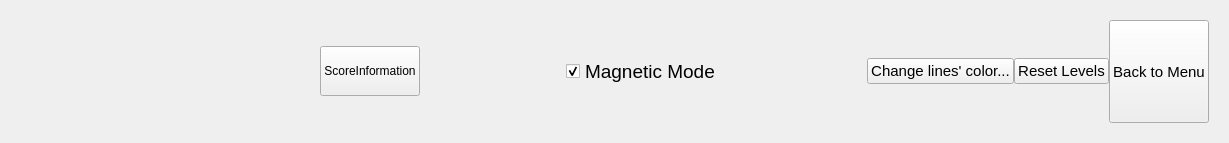
<?xml version="1.0" encoding="UTF-8"?>
<ui version="4.0">
 <class>EulerGraphsInfoAndOptionsWidget</class>
 <widget class="QWidget" name="EulerGraphsInfoAndOptionsWidget">
  <property name="geometry">
   <rect>
    <x>0</x>
    <y>0</y>
    <width>1229</width>
    <height>143</height>
   </rect>
  </property>
  <property name="windowTitle">
   <string>Form</string>
  </property>
  <layout class="QHBoxLayout" name="horizontalLayout_2">
   <item>
    <widget class="QWidget" name="EGInfoAndOptionsMainWidget" native="true">
     <layout class="QHBoxLayout" name="horizontalLayout_3">
      <item>
       <layout class="QHBoxLayout" name="horizontalLayout">
        <property name="spacing">
         <number>0</number>
        </property>
        <item>
         <widget class="QLabel" name="EGstateLabel">
          <property name="sizePolicy">
           <sizepolicy hsizetype="MinimumExpanding" vsizetype="Minimum">
            <horstretch>0</horstretch>
            <verstretch>0</verstretch>
           </sizepolicy>
          </property>
          <property name="minimumSize">
           <size>
            <width>300</width>
            <height>0</height>
           </size>
          </property>
          <property name="maximumSize">
           <size>
            <width>0</width>
            <height>16777215</height>
           </size>
          </property>
          <property name="font">
           <font>
            <pointsize>14</pointsize>
           </font>
          </property>
          <property name="text">
           <string/>
          </property>
          <property name="wordWrap">
           <bool>true</bool>
          </property>
         </widget>
        </item>
        <item>
         <widget class="QPushButton" name="EGInformationButton">
          <property name="minimumSize">
           <size>
            <width>100</width>
            <height>50</height>
           </size>
          </property>
          <property name="text">
           <string>ScoreInformation</string>
          </property>
         </widget>
        </item>
        <item>
         <spacer name="horizontalSpacer">
          <property name="orientation">
           <enum>Qt::Horizontal</enum>
          </property>
          <property name="sizeHint" stdset="0">
           <size>
            <width>40</width>
            <height>20</height>
           </size>
          </property>
         </spacer>
        </item>
        <item>
         <widget class="QCheckBox" name="EGmagnetMode">
          <property name="sizePolicy">
           <sizepolicy hsizetype="Minimum" vsizetype="Minimum">
            <horstretch>0</horstretch>
            <verstretch>0</verstretch>
           </sizepolicy>
          </property>
          <property name="font">
           <font>
            <pointsize>14</pointsize>
            <bold>false</bold>
           </font>
          </property>
          <property name="text">
           <string>Magnetic Mode</string>
          </property>
          <property name="checked">
           <bool>true</bool>
          </property>
         </widget>
        </item>
        <item>
         <spacer name="horizontalSpacer_2">
          <property name="orientation">
           <enum>Qt::Horizontal</enum>
          </property>
          <property name="sizeHint" stdset="0">
           <size>
            <width>40</width>
            <height>20</height>
           </size>
          </property>
         </spacer>
        </item>
        <item>
         <widget class="QPushButton" name="EGchangeLineColorButton">
          <property name="font">
           <font>
            <pointsize>11</pointsize>
           </font>
          </property>
          <property name="text">
           <string>Change lines' color...</string>
          </property>
         </widget>
        </item>
        <item>
         <widget class="QPushButton" name="EGresetButton">
          <property name="font">
           <font>
            <pointsize>11</pointsize>
           </font>
          </property>
          <property name="text">
           <string>Reset Levels</string>
          </property>
         </widget>
        </item>
        <item>
         <widget class="QPushButton" name="EGhomeButton">
          <property name="sizePolicy">
           <sizepolicy hsizetype="Minimum" vsizetype="Minimum">
            <horstretch>0</horstretch>
            <verstretch>0</verstretch>
           </sizepolicy>
          </property>
          <property name="font">
           <font>
            <pointsize>11</pointsize>
           </font>
          </property>
          <property name="text">
           <string>Back to Menu</string>
          </property>
         </widget>
        </item>
       </layout>
      </item>
     </layout>
    </widget>
   </item>
  </layout>
 </widget>
 <resources/>
 <connections/>
</ui>
